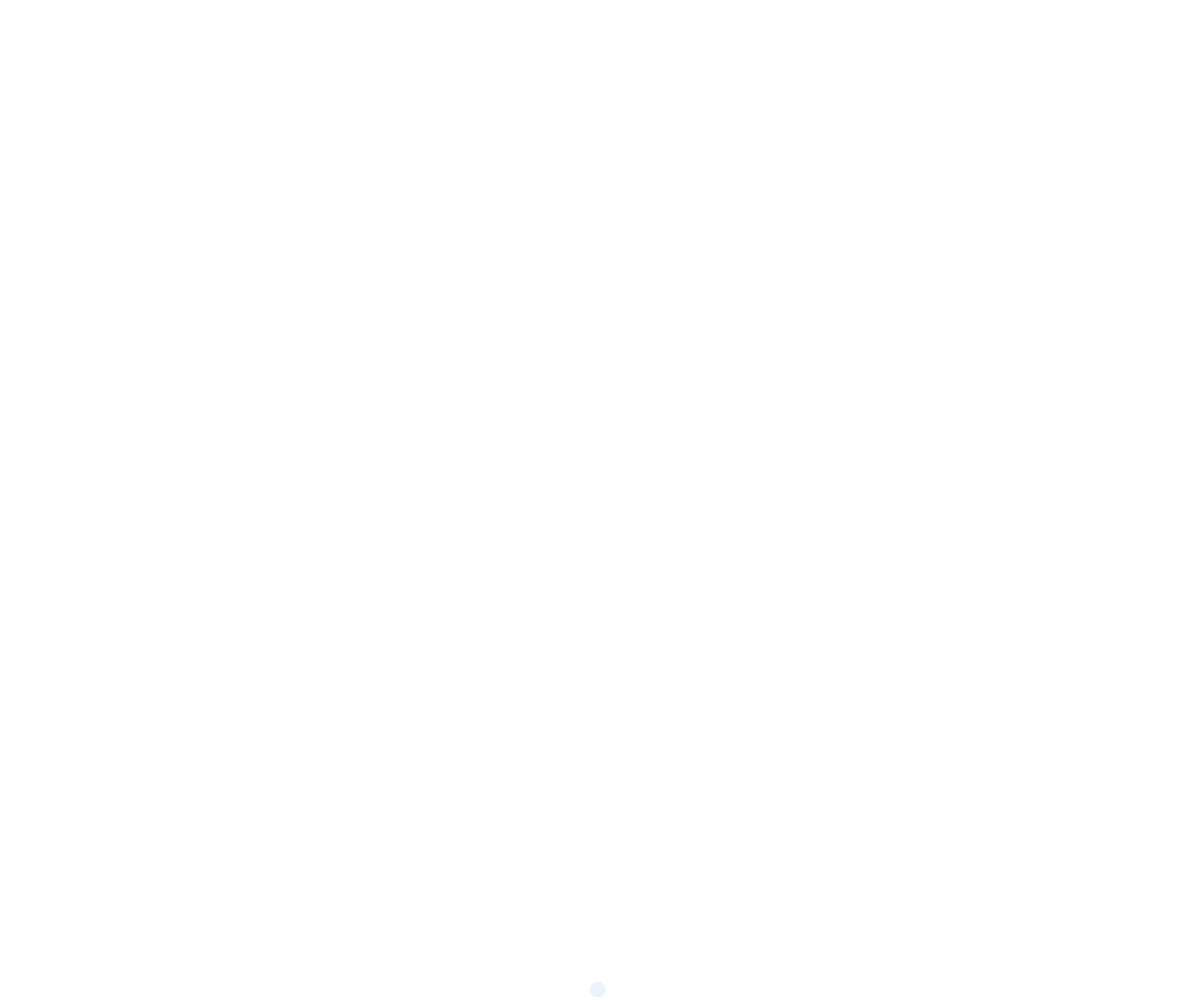
Frame 1 (no input)
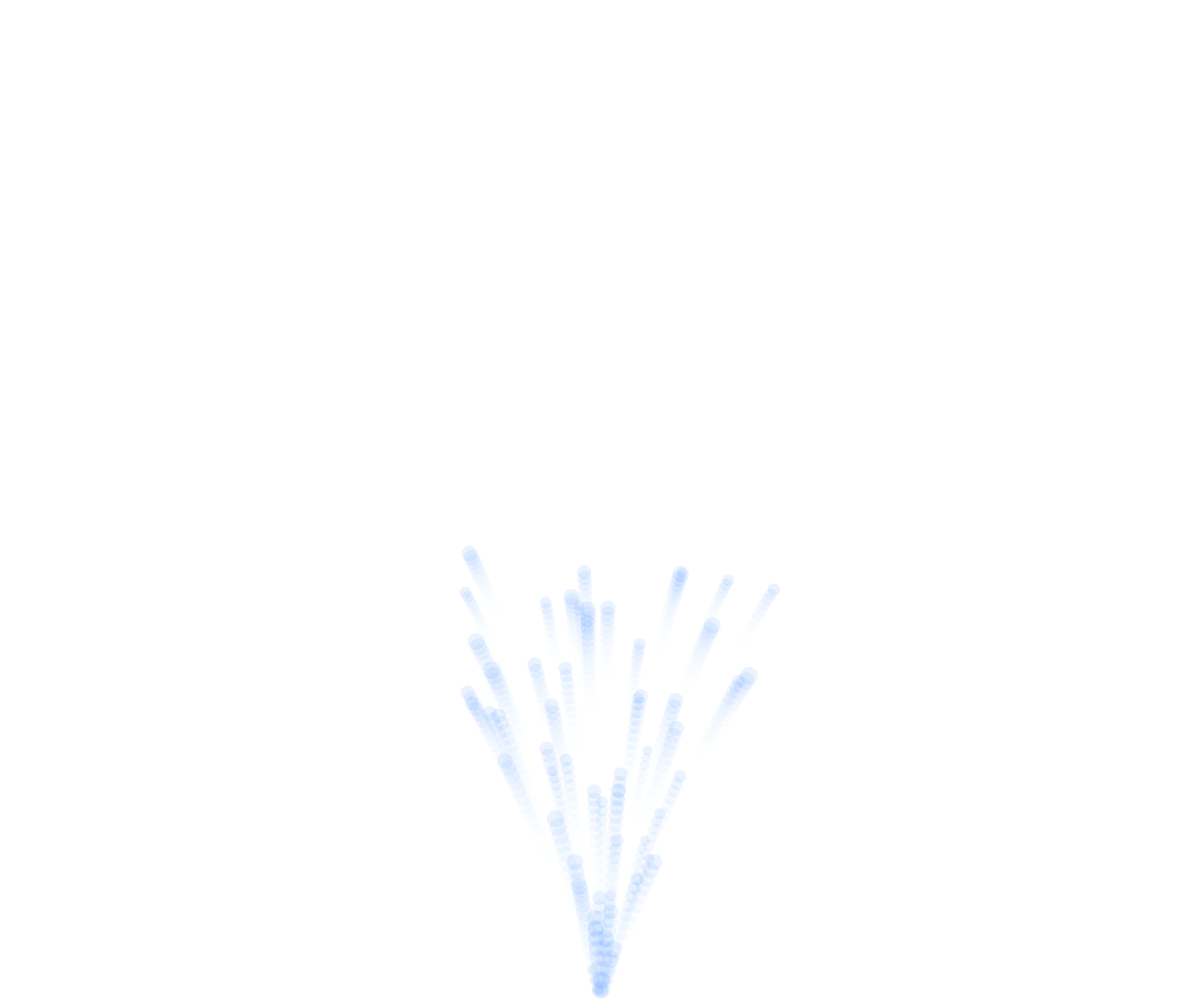
Frame 60 (no input)
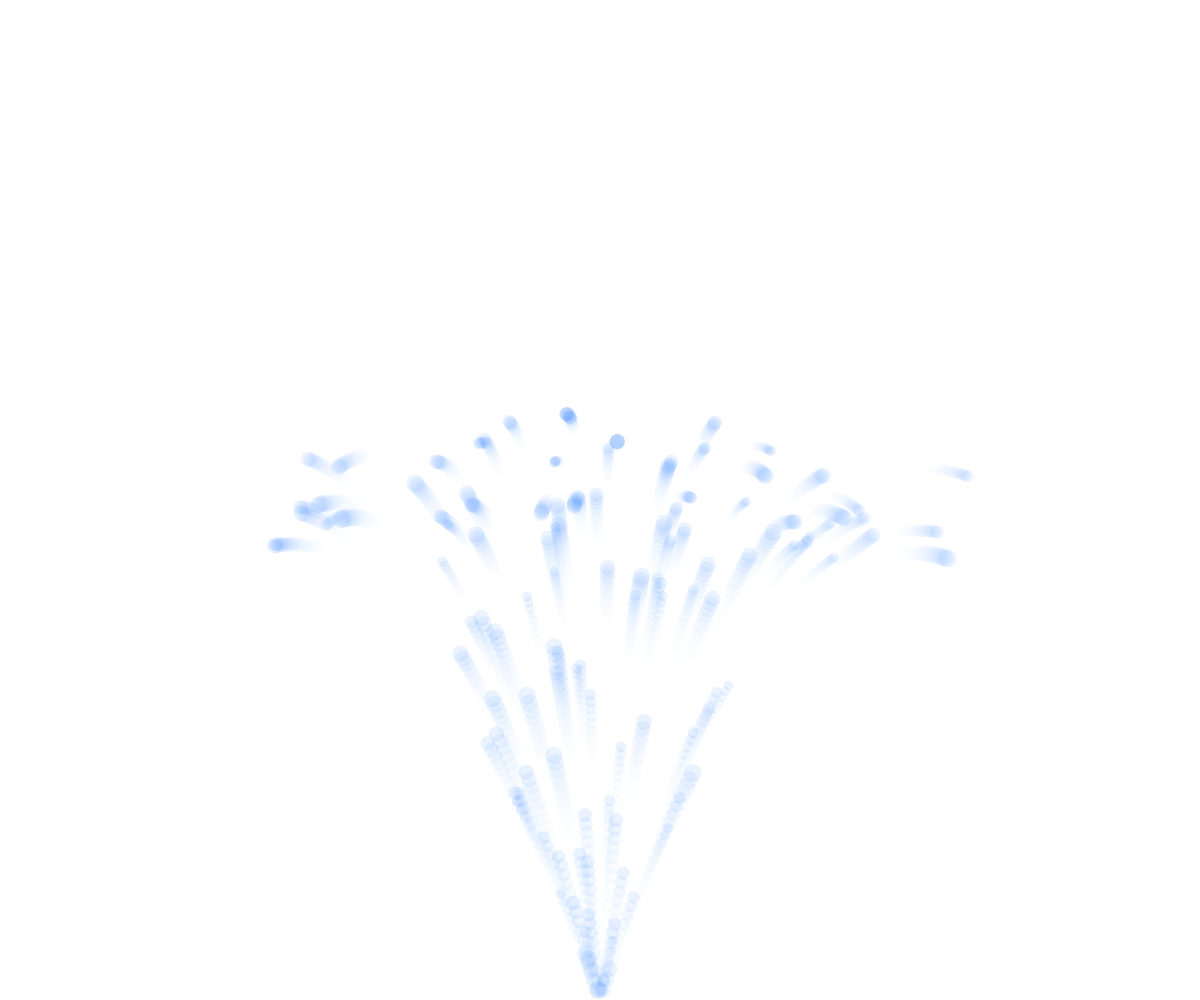
Frame 120 (the mouse pressed at the canvas centre since frame 60)

The p5.js sketch that drew these frames (run headless with seeded random() and noise() and a simulated clock; from frame 60 on, the mouse is pressed at the canvas centre):

// p5.js sketch
// ── sketch.js
let g = [];

function setup() {
  createCanvas(windowWidth, windowHeight);
  angleMode(DEGREES);
}

function draw() {
  background(255, 50);
  translate(width / 2, height);
  let nG = new Gota();
  g.push(nG);

  for (let i = g.length - 1; i >= 0; i--) {
    if (g[i].isAlive) {
      g[i].update();
      g[i].display();
    } else {
      g.splice(i, 1);
    }
  }
}

class Gota {
  constructor() {
    this.pos = createVector(0, 0);
    this.vel = createVector(0, -1);
    this.vel.setMag(random(11, 10));
    this.vel.rotate(random(-20, 20));

    this.gravedad = createVector(0, 0.1);

    this.isAlive = true;
    this.maxRebotes = 4;
    this.rebotes = 0;
    // this.lifeTime = int(random(100, 200));
    this.radio = random(8, 15);
    this.reboteHeight = height * 0.9;
  }

  update() {
    this.vel.add(this.gravedad);
    this.pos.add(this.vel);

    if (this.pos.y > this.reboteHeight) {
      this.vel.y *= -0.8;
      this.pos.y = this.reboteHeight;
      this.rebotes++;

      if (this.rebotes >= this.maxRebotes) {
        this.isAlive = false;
      }
    }

    this.lifeTime -= 1;
    if (this.lifeTime <= 0) {
      this.isAlive = false;
    }
  }

  display() {
    noStroke();
    fill(0, 100, 255, 20);
    circle(this.pos.x, this.pos.y, this.radio * 1.2);
  }
}
